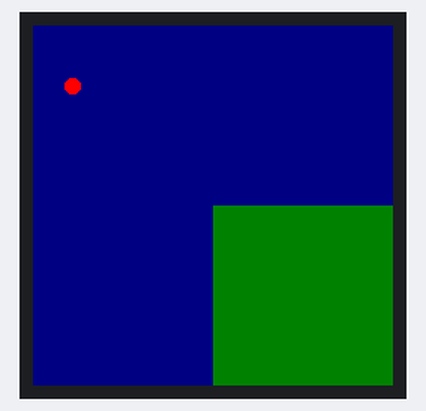
A program run on a simulated Raspberry Pi (BCM pin numbers). On the bench: 240×240 colour display. The clock reads 2024-03-15 10:24:30 at power-on unless the program sets it; what the program prints to the terminal is not drawn.

Above: at 0.51 s.
At 1.76 s:
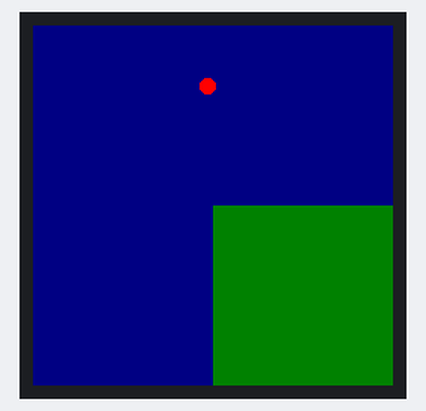
At 3.0 s:
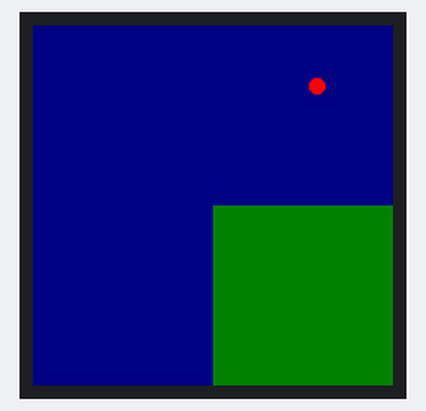
At 5.49 s:
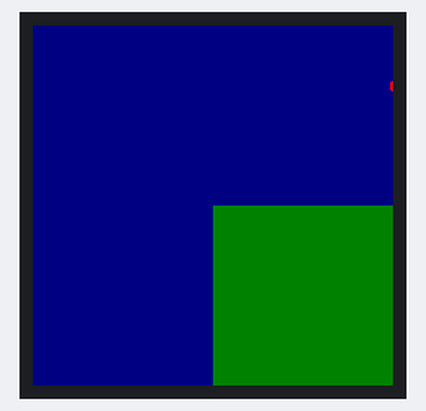
At 7.98 s:
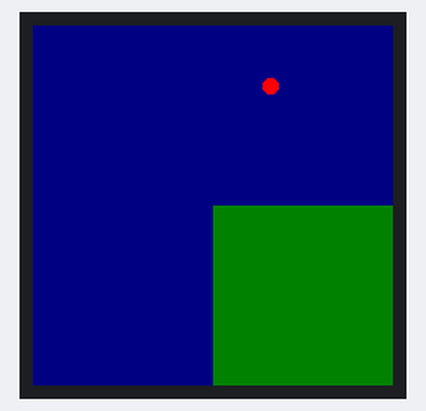
At 10.78 s:
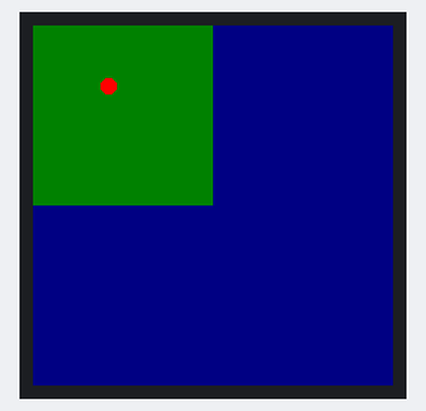

The program:

framerate.py
```python
#!/usr/bin/env python3
import time
import math
import sys

from PIL import Image
from PIL import ImageDraw
import ST7789 as ST7789

# Higher SPI bus speed = higher framerate
SPI_SPEED_MHZ = 80
display_type = "square"

print("""
framerate.py - Test monitor framerate.

Running at: {}MHz on a {} display.
Calculation started, please wait a results.
""".format(SPI_SPEED_MHZ, display_type))

# Create ST7789 LCD display class.
disp = ST7789.ST7789( port=0, cs=ST7789.BG_SPI_CS_FRONT, dc=24, rst=25, backlight=27, mode=3, spi_speed_hz=80 * 1000 * 1000 )

WIDTH = disp.width
HEIGHT = disp.height
STEPS = WIDTH * 2
images = []

for step in range(STEPS):
    image = Image.new("RGB", (WIDTH, HEIGHT), (0, 0, 128))
    draw = ImageDraw.Draw(image)

    if step % 2 == 0:
        draw.rectangle((120, 120, 240, 240), (0, 128, 0))
    else:
        draw.rectangle((0, 0, 119, 119), (0, 128, 0))

    f = math.sin((float(step) / STEPS) * math.pi)
    offset_left = int(f * WIDTH)
    draw.ellipse((offset_left, 35, offset_left + 10, 45), (255, 0, 0))

    images.append(image)

count = 0
time_start = time.time()

while True:
    disp.display(images[count % len(images)])
    count += 1
    time_current = time.time() - time_start
    if count % 120 == 0:
        print("Time: {:8.3f},      Frames: {:6d},      FPS: {:8.3f}".format(
            time_current,
            count,
            count / time_current))
```

Measured:
- by itself, everything shown: repeats every 10.0 s, in 32 steps
